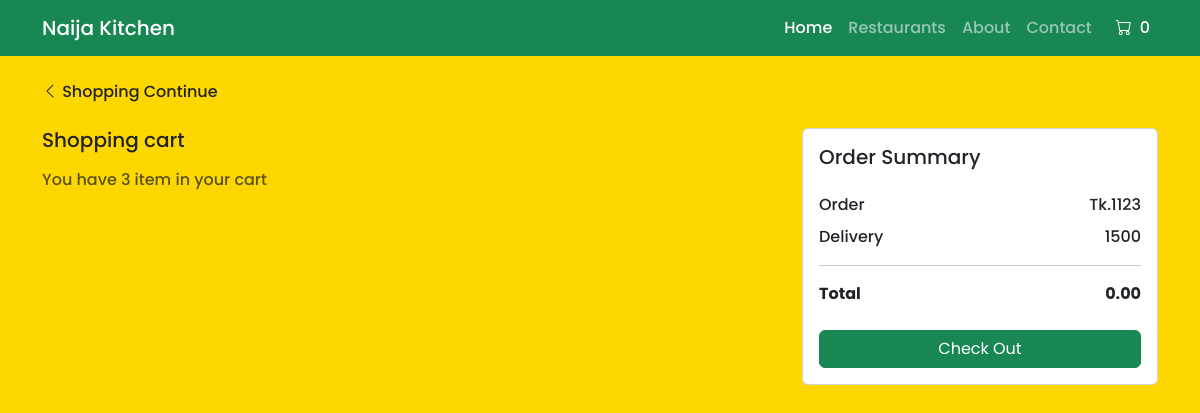
/cart/ (signed in), run on an earlier commit of the app's database.
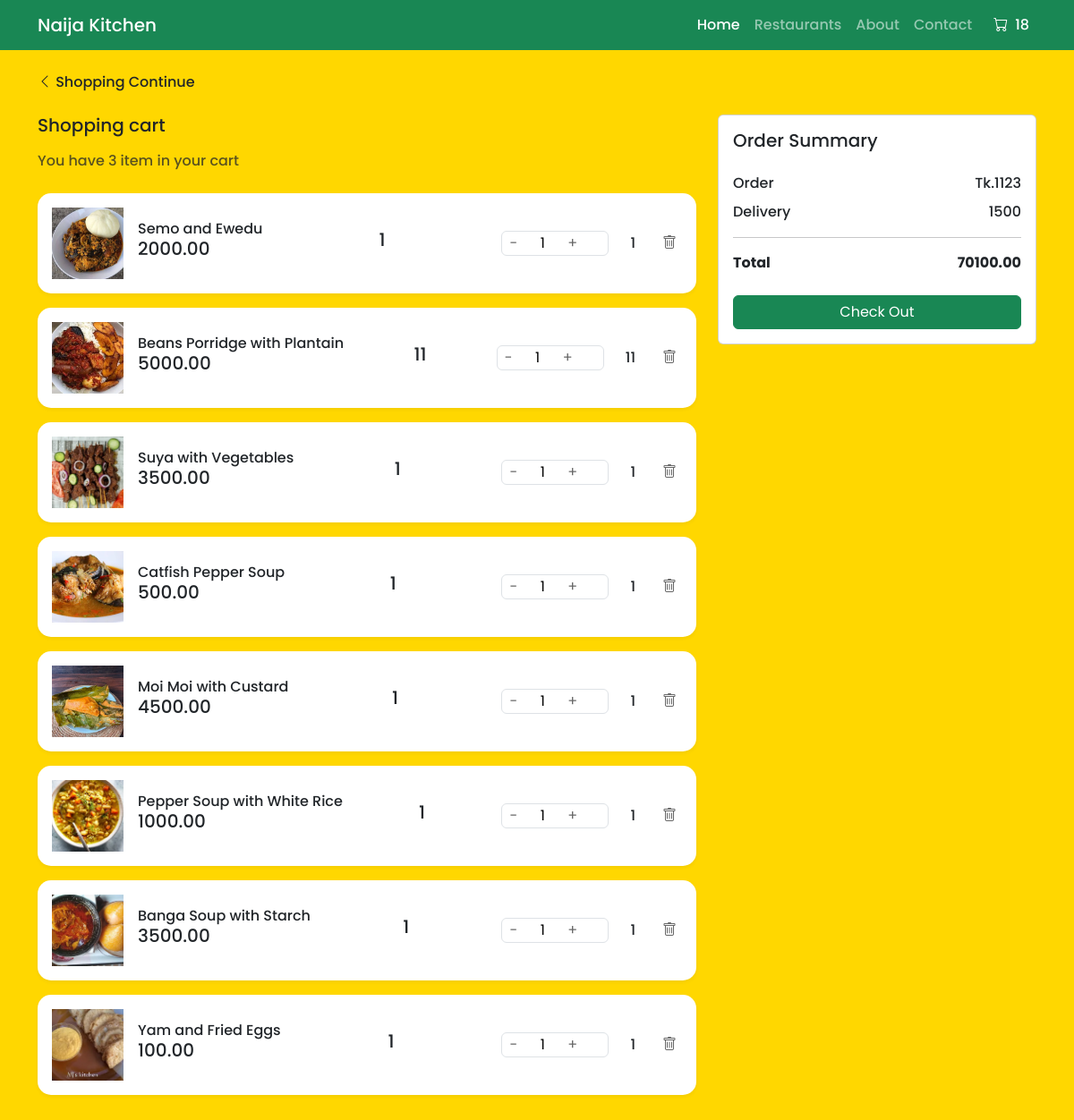
And on a later commit of the database.
### cart/models.py (models this page shows, shortened)
class Order(models.Model):
    user = models.ForeignKey(
        'auth.User', on_delete=models.SET_NULL, null=True, blank=True)
    restaurant = models.ForeignKey(
        'naija_kitchen.Restaurant', on_delete=models.SET_NULL, null=True, blank=True)
    date_ordered = models.DateTimeField(auto_now_add=True)
    complete = models.BooleanField(default=False)
    transaction_id = models.CharField(max_length=100, null=True)
    @property
    def get_cart_total(self):
        order_items = self.orderitem_set.all()
        total = sum([item.get_total for item in order_items])
        return total
    @property
    def get_cart_items(self):
        order_items = self.orderitem_set.all()
        total = sum([item.quantity for item in order_items])
        return total

class OrderItem(models.Model):
    product = models.ForeignKey(
        'naija_kitchen.MenuItem', on_delete=models.SET_NULL, null=True)
    order = models.ForeignKey(Order, on_delete=models.SET_NULL, null=True)
    quantity = models.IntegerField(default=0, null=True, blank=True)
    date_added = models.DateTimeField(auto_now_add=True)
    @property
    def get_total(self):
        total = self.product.price * self.quantity
        return total

### naija_kitchen/models.py (models this page shows, shortened)
class MenuItem(models.Model):
    category = models.ForeignKey(
        MenuCategory, on_delete=models.CASCADE, related_name='menu_items')
    name = models.CharField(max_length=200)
    slug = models.SlugField(max_length=200, blank=True)
    description = models.TextField(blank=True, null=True)
    price = models.DecimalField(max_digits=10, decimal_places=2)
    is_available = models.BooleanField(default=True)
    created_at = models.DateTimeField(auto_now_add=True)
    updated_at = models.DateTimeField(auto_now=True)
    image = models.ImageField(blank=True, null=True)
    class Meta:
        ordering = ['name']
        indexes = [
            models.Index(fields=['id', 'slug']),
            models.Index(fields=['name']),
            models.Index(fields=['-created_at'])
        ]
    @property
    def imageURL(self):
        try:
            url = self.image.url
        except:
            url = ''
        return url

### cart/views.py (the view)
# urls.py: path("", include("cart.urls")),
def cart(request):
    data = cart_data(request)
    items = data['items']
    order = data['order']
    cart_items = data['cartItems']
    context = {'order': order, 'items': items, 'cartItems': cart_items}
    return render(request, 'cart.html', context)

### cart/cartutils.py (called while the page is built)
def cart_data(request):
    if request.user.is_authenticated:
        user = request.user
        menu_item = MenuItem.objects.get(id=views.get_product_id(5))
        restaurant = menu_item.category.restaurant
        order, created = Order.objects.get_or_create(
            user=user, restaurant=restaurant, defaults={"complete": False})
        items_in_order = order.orderitem_set.all()
        cart_items = order.get_cart_items
        return {'order': order, 'items': items_in_order, 'cartItems': cart_items}

### cart/views.py (called while the page is built)
def get_product_id(item_id:int):
    return item_id

### naija_kitchen/templates/cart.html (shortened to what this page needs)
{% extends 'main.html' %}
{% load static %}
    {% block content %}
    <div class="container py-4">
        <div class="mb-4">
            <a href="{% url 'all_restaurants' %}" class="text-decoration-none text-dark">
                <i class="bi bi-chevron-left"></i>
                Shopping Continue
            </a>
        </div>
        <div class="row g-4">
            <div class="col-lg-8">
                <h5 class="mb-3">Shopping cart</h5>
                <p class="text-muted mb-4">You have 3 item in your cart</p>
                 {% for item in items %}
                 <div class="cart-item">
                    <div class="d-flex align-items-center justify-content-between">
                        <div class="d-flex align-items-center">
                            <img src="{{item.product.imageURL}}" alt="Fresh Fruits" class="product-img me-3">
                            <div >
                                <h6 class="mb-0">{{item.product.name}}</h6>
                                <h5>{{item.product.price}}</h5>
                            </div>
                        </div>
                        <h5 class="text-center">{{item.quantity}}</h5>
                        <div class="d-flex align-items-center gap-4">
                            <div class="quantity-control d-flex align-items-center border rounded">
                                <button class="quantity-btn px-2">-</button>
                                <input type="text" value="1" class="quantity-input">
                                <button class="quantity-btn px-2">+</button>
                            </div>
                            <div class="text-nowrap">{{item.quantity}}</div>
                            <button class="delete-btn">
                                <i class="bi bi-trash"></i>
                            </button>
                        </div>
                    </div>
                </div>
                 {% endfor %}
            </div>
            <div class="col-lg-4">
                <div class="card">
                    <div class="card-body">
                        <h5 class="card-title mb-4">Order Summary</h5>
                        <div class="d-flex justify-content-between mb-2">
                            <span>Order</span>
                            <span>Tk.1123</span>
                        </div>
                        <div class="d-flex justify-content-between mb-3">
                            <span>Delivery</span>
                            <span>1500</span>
                        </div>
                        <hr>
                        <div class="d-flex justify-content-between mb-4">
                            <strong>Total</strong>
                            <strong>{{order.get_cart_total|floatformat:2}}</strong>
                        </div>
                        <button class="btn btn-success checkout-btn w-100">Check Out</button>
                    </div>
                </div>
            </div>
        </div>
    </div>
    {% endblock %}

### naija_kitchen/templates/main.html (shortened to what this page needs)
<!DOCTYPE html>
<html lang="en">
{% load static %}
<head>
    <link rel="stylesheet" type="text/css" href="{%static 'css/style.css'%}" />
    <link rel="stylesheet" href="https://cdn.jsdelivr.net/npm/bootstrap@5.3.2/dist/css/bootstrap.min.css" />
    <link rel="stylesheet" href="https://cdn.jsdelivr.net/npm/bootstrap-icons@1.11.1/font/bootstrap-icons.css" />
</head>
<body class="poppins-medium bg-color">
    <nav class="navbar navbar-expand-lg navbar-dark bg-success">
        <div class="container">
            <a class="navbar-brand" href="{% url 'all_restaurants' %}">Naija Kitchen</a>
            <div class="collapse navbar-collapse" id="navbarNav">
                <ul class="navbar-nav ms-auto">
                    <li class="nav-item">
                        <a class="nav-link active" href="#">Home</a>
                    </li>
                    <li class="nav-item">
                        <a class="nav-link" href="#">Restaurants</a>
                    </li>
                    <li class="nav-item">
                        <a class="nav-link" href="#">About</a>
                    </li>
                    <li class="nav-item">
                        <a class="nav-link" href="#">Contact</a>
                    </li>
                    <li class="nav-item">
                        <a class="nav-link text-white" href="{% url 'cart' %}"><i class="bi bi-cart p-2"></i>{{cartItems}}</a>
                    </li>
                </ul>
            </div>
        </div>
    </nav>
    {% block content %} {% endblock content %}
</body>
</html>

### static/css/style.css (style rules this page uses)
body { font-family: 'Poppins sans-serif'; }
.bg-color { background-color: #FFD700; }
.poppins-medium { font-family: "Poppins", sans-serif; font-weight: 500; font-style: normal; }
.product-img { width: 80px; height: 80px; object-fit: cover; }
.quantity-control { width: 120px; }
.quantity-input { width: 40px; text-align: center; border: none; background: transparent; }
.quantity-btn { border: none; background: transparent; color: #666; }
.delete-btn { color: #666; background: none; border: none; }
.cart-item { border-radius: 15px; background-color: #fff; margin-bottom: 1rem; padding: 1rem; box-shadow: 0 2px 4px rgba(0,0,0,0.05); }
.checkout-btn { background-color: #00B517; border: none; }

What changed in the data, as far as the page shows it:
added OrderItem: product.imageURL (picture), product.name "Semo and Ewedu", product.price "2000.00", quantity "1"
added OrderItem: product.imageURL (picture), product.name "Beans Porridge with Plantain", product.price "5000.00", quantity "11"
added OrderItem: product.imageURL (picture), product.name "Suya with Vegetables", product.price "3500.00", quantity "1"
added OrderItem: product.imageURL (picture), product.name "Catfish Pepper Soup", product.price "500.00", quantity "1"
added OrderItem: product.imageURL (picture), product.name "Moi Moi with Custard", product.price "4500.00", quantity "1"
added OrderItem: product.imageURL (picture), product.name "Pepper Soup with White Rice", product.price "1000.00", quantity "1"
added OrderItem: product.imageURL (picture), product.name "Banga Soup with Starch", product.price "3500.00", quantity "1"
added OrderItem: product.imageURL (picture), product.name "Yam and Fried Eggs", product.price "100.00", quantity "1"
computed for Order: get_cart_total "0.00" → "70100.00"
Also different on the page:
{{ cartItems }}: "0" → "18"
